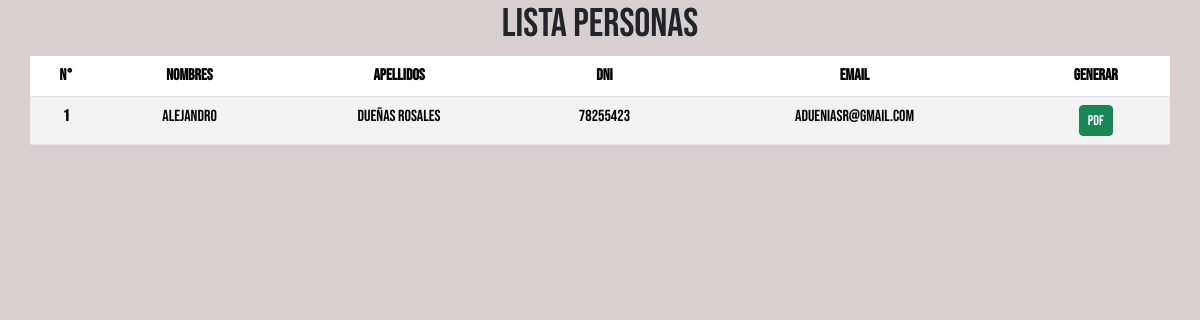
The app's page /persona/lista/, older data.
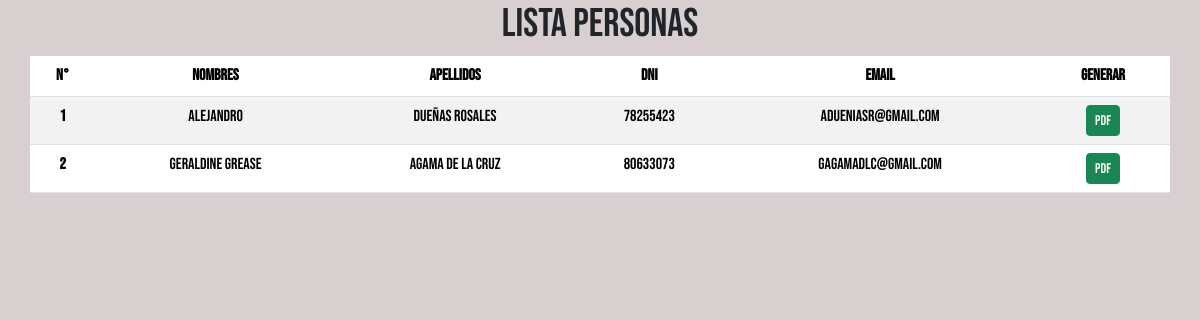
The same page, newer data.
### persona/models.py (models this page shows, shortened)
class Persona(models.Model):
  dni_regex = RegexValidator(regex=r'^\+?1?\d{8}', message = ("Debe de ingresar los 8 digitos de DNI"))
  nombres = models.CharField(max_length=100, null=True)
  apellidos = models.CharField(max_length=250, null=True)
  dni = models.CharField(validators=[dni_regex], max_length=8, unique=True)
  correo = models.EmailField(max_length=254, unique=True)
  curso= models.CharField(max_length=255, unique=True)
  n_certificado = models.CharField(verbose_name='N° Certificado', max_length=5, null=True)
  fecha_emision = models.DateField(verbose_name="Fecha de Emision", default=datetime.date.today, blank=True, null=True)
  slug = AutoSlugField(populate_from=concatenar_cert_uuid, unique=True, editable=False)

### persona/views.py (the view)
# urls.py: path('lista/',PersonaListView.as_view(), name='lista'),
class PersonaListView(ListView):
  model=Persona
  template_name = 'persona_list.html'

### persona/templates/persona/persona_list.html
{% extends "base.html" %}
{% block content %}
<h1 class="text-center">LISTA PERSONAS</h1>
<div class="container">
  <div class="row">
    <table class="table table-striped">
      <thead>
        <tr class="text-center">
          <th scope="col">N°</th>
          <th scope="col">Nombres</th>
          <th scope="col">Apellidos</th>
          <th scope="col">DNI</th>
          <th scope="col">Email</th>
          <th scope="col">Generar</th>
        </tr>
      </thead>
      <tbody>
        {% for persona in object_list %}
        <tr class="text-center">
          <th scope="row">{{ persona.id }}</th>
          <td>{{ persona.nombres }}</td>
          <td>{{ persona.apellidos }}</td>
          <td>{{ persona.dni }}</td>
          <td>{{ persona.correo }}</td>
          <td><button type="button" class="btn btn-success btn-sm">PDF</button></td>
        </tr>
        {% empty %}
        <tr>
          <td colspan="6">No hay persona disponibles.</td>
        </tr>
        {% endfor %}
      </tbody>
    </table>
  </div>
</div>
{% endblock %}

Row changes from the older to the newer data that the page shows:
added Persona: id "2", nombres "GERALDINE GREASE", apellidos "AGAMA DE LA CRUZ", dni "80633073", correo "gagamadlc@gmail.com"
